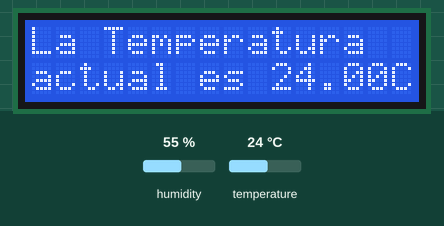
Recording of a sketch running on a simulated Arduino Uno, built with avr-gcc and run on an emulated ATmega328P. Parts: 16×2 character LCD. Inputs (shaded band) come from the test bench; at power-on: temperature 24 °C, humidity 55 %.

Above: at 1.2 s.
1.3 s: temperature set to 12 °C
At 3.2 s:
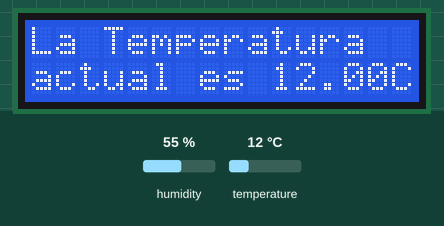
3.6 s: temperature set to 19 °C
At 5.4 s:
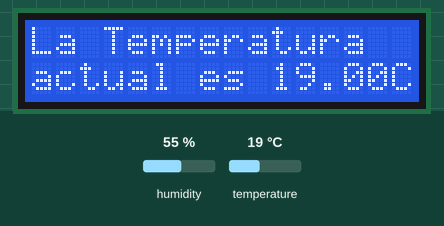
5.7 s: temperature set to 28 °C
At 6.9 s:
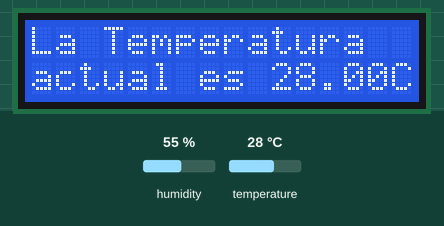
Timing chart, 0 to 8.7 s (numbered marks = the images above; inputs shaded):
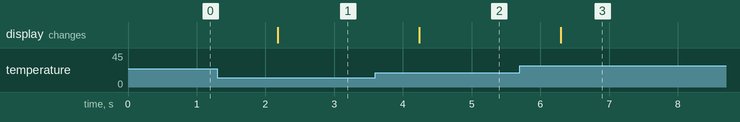

Measured:
- after the input at 1.3 s, the display: changes after 0.88 s (image 1)
- after the input at 3.6 s, the display: changes after 0.64 s (image 2)
- after the input at 5.7 s, the display: changes after 0.59 s (image 3)

The sketch:

practica28.ino
```cpp
#include <LiquidCrystal_I2C.h>
#include <Wire.h>
#include <DHT11.h>
int pin = 4;
DHT11 dht11(pin);

LiquidCrystal_I2C lcd(0x27,16,2);
void setup() {
lcd.init();
lcd.backlight();
lcd.setCursor(0,0);
lcd.print("La Temperatura ");
lcd.setCursor(0,1);
lcd.print("actual es ");
lcd.setCursor(15,1);
lcd.print("C");
}

void loop() {
   int err;
  float temp, humi;
  err = dht11.read(humi, temp);
  if (err == 0)
  {

    lcd.setCursor(10,1);
    lcd.print(temp);

  }
  else
  {
    Serial.println();
    Serial.print("Error No :");
    Serial.print(err);
    Serial.println();
  }
  delay(DHT11_RETRY_DELAY);


}
```
